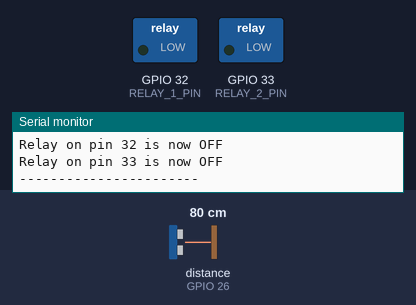
A sketch run on a simulated ESP32. On the bench: switched loads named in the sketch (green lamp = pin HIGH), the last lines printed to the serial monitor. Wiring (inferred from the names in the program): ultrasonic range finder: trigger GPIO 25; echo GPIO 26. The test bench sets the inputs (shaded band); at power-on: distance to the obstacle (sensor on GPIO 26) 80 cm. The echo pulse lasts 58.3 µs per cm; pins used as bus, display or sensor lines are not drawn.

Above: at 1.8 s.
1.9 s: distance to the obstacle (sensor on GPIO 26) set to 12 cm
3.4 s: distance to the obstacle (sensor on GPIO 26) set to 9 cm
At 4.9 s:
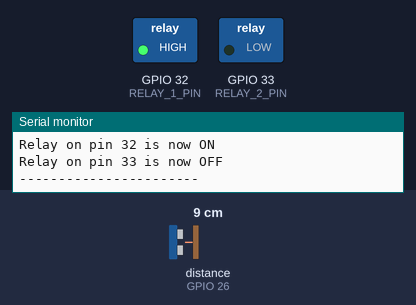
5.5 s: distance to the obstacle (sensor on GPIO 26) set to 7 cm
7.2 s: distance to the obstacle (sensor on GPIO 26) set to 4 cm
At 8.5 s:
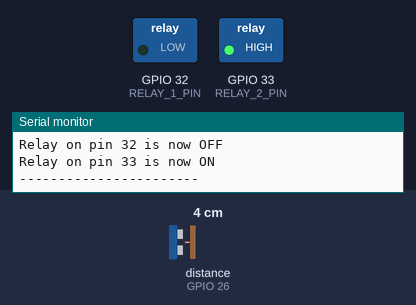
9.5 s: distance to the obstacle (sensor on GPIO 26) set to 18 cm
At 10.3 s:
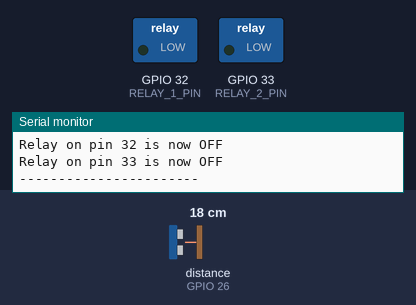
11.5 s: distance to the obstacle (sensor on GPIO 26) set to 2 cm
At 13.3 s:
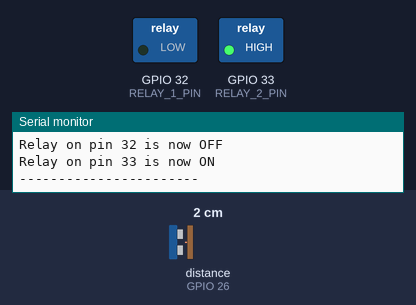
Timing chart, 0 to 14.5 s (numbered marks = the images above; inputs shaded):
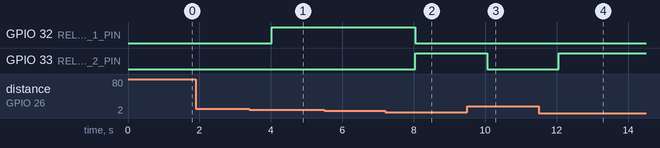

Measured:
- the behaviour switches between 11 and 10 cm on distance to the obstacle (sensor on GPIO 26) (found by bisection; images 0 and 1)
- the behaviour switches between 6 and 5 cm on distance to the obstacle (sensor on GPIO 26) (found by bisection; images 1 and 2)
- after the input at 3.4 s, GPIO 32 (RELAY_1_PIN): LOW → HIGH after 0.63 s
- after the input at 7.2 s, GPIO 32 (RELAY_1_PIN): HIGH → LOW after 0.84 s; GPIO 33 (RELAY_2_PIN): LOW → HIGH after 0.84 s
- after the input at 9.5 s, GPIO 33 (RELAY_2_PIN): HIGH → LOW after 0.55 s
- after the input at 11.5 s, GPIO 33 (RELAY_2_PIN): LOW → HIGH after 0.56 s

The sketch:

HC-SR04-RELAY.ino
```cpp
/**
 * @file ultrasonic_relay_control.ino
 * @author CanGeus
 * @brief Controls two relays based on the distance measured by an HC-SR04 ultrasonic sensor.
 * @version 0.1
 * @date 2025-10-16
 *
 * @details
 * This sketch measures distance using an HC-SR04 sensor.
 * - If the distance is 5 cm or less, Relay 2 is activated.
 * - If the distance is between 5 cm and 10 cm, Relay 1 is activated.
 * - If the distance is greater than 10 cm, both relays are off.
 *
 * Hardware Connections:
 * - HC-SR04 Trig Pin -> GPIO 25
 * - HC-SR04 Echo Pin -> GPIO 26
 * - Relay 1 IN -> GPIO 32
 * - Relay 2 IN -> GPIO 33
 */

// Define hardware pins
const int TRIG_PIN = 25;
const int ECHO_PIN = 26;
const int RELAY_1_PIN = 32;
const int RELAY_2_PIN = 33;

// Define physical constants
const float SOUND_SPEED_CM_PER_US = 0.034; // Speed of sound in cm/microsecond

// Define distance thresholds
const int MIN_DISTANCE_CM = 5;
const int MAX_DISTANCE_CM = 10;


void setup() {
  Serial.begin(115200);

  // Initialize sensor pins
  pinMode(TRIG_PIN, OUTPUT);
  pinMode(ECHO_PIN, INPUT);

  // Initialize relay pins and set their default state to OFF
  pinMode(RELAY_1_PIN, OUTPUT);
  pinMode(RELAY_2_PIN, OUTPUT);
  digitalWrite(RELAY_1_PIN, LOW);
  digitalWrite(RELAY_2_PIN, LOW);
}

void loop() {
  // --- 1. Trigger the sensor to send a sound wave ---
  digitalWrite(TRIG_PIN, LOW);
  delayMicroseconds(2);
  digitalWrite(TRIG_PIN, HIGH);
  delayMicroseconds(10);
  digitalWrite(TRIG_PIN, LOW);

  // --- 2. Measure the travel time of the sound wave ---
  // pulseIn returns the duration in microseconds for the echo pin to go HIGH.
  long duration_us = pulseIn(ECHO_PIN, HIGH);

  // --- 3. Calculate the distance ---
  // The sound wave travels to the object and back, so we divide by 2.
  float distanceCm = duration_us * SOUND_SPEED_CM_PER_US / 2.0;

  // --- 4. Print the measured distance ---
  Serial.print("Distance: ");
  Serial.print(distanceCm);
  Serial.println(" cm");

  // --- 5. Control relays based on the distance ---
  // The original code had a logical error where a condition could never be true.
  // This has been corrected to check for a range between 5 and 10 cm.
  if (distanceCm <= MIN_DISTANCE_CM && distanceCm > 0) {
    // Object is very close
    setRelayState(RELAY_1_PIN, LOW);  // Turn Relay 1 OFF
    setRelayState(RELAY_2_PIN, HIGH); // Turn Relay 2 ON
  } else if (distanceCm > MIN_DISTANCE_CM && distanceCm <= MAX_DISTANCE_CM) {
    // Object is at a medium distance
    setRelayState(RELAY_1_PIN, HIGH); // Turn Relay 1 ON
    setRelayState(RELAY_2_PIN, LOW);  // Turn Relay 2 OFF
  } else {
    // Object is far away or sensor read error (distance is 0)
    setRelayState(RELAY_1_PIN, LOW);  // Turn Relay 1 OFF
    setRelayState(RELAY_2_PIN, LOW);  // Turn Relay 2 OFF
  }

  Serial.println("-----------------------");
  delay(1000); // Wait for a second before the next reading
}

/**
 * @brief Sets the state of a relay and prints its status to the Serial Monitor.
 *
 * @param relayPin The GPIO pin number connected to the relay.
 * @param state    The desired state (HIGH for ON, LOW for OFF).
 */
void setRelayState(int relayPin, int state) {
  digitalWrite(relayPin, state);
  Serial.print("Relay on pin ");
  Serial.print(relayPin);
  Serial.print(" is now ");
  Serial.println(state == HIGH ? "ON" : "OFF");
}
```
